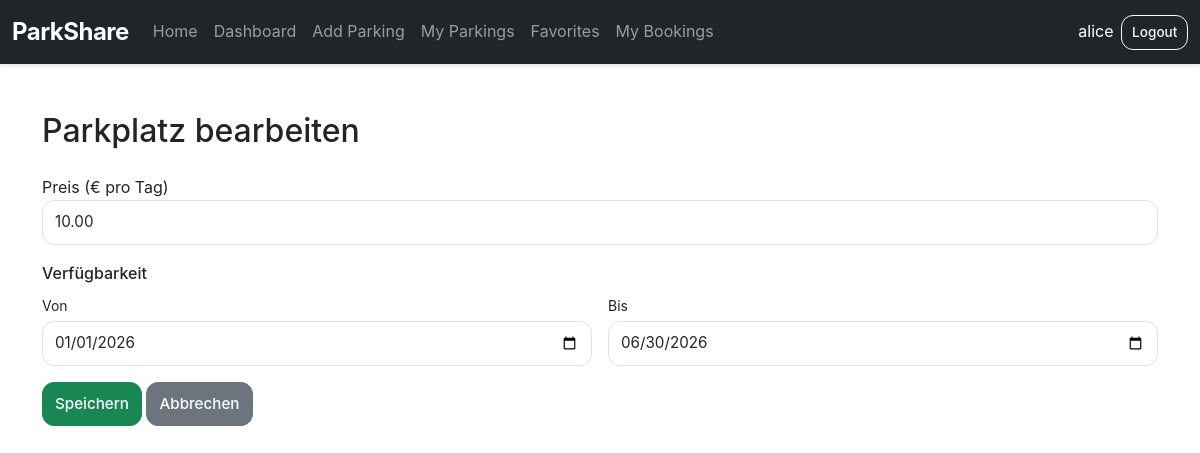
Screenshot of /parking_edit.php?id=1 (signed in) with the database file from the repository.
### tables this page shows
CREATE TABLE parking_availability (
    id INT AUTO_INCREMENT PRIMARY KEY,
    parking_id INT NOT NULL,
    available_from DATE NOT NULL DEFAULT CURRENT_DATE,
    available_to DATE NOT NULL DEFAULT CURRENT_DATE,
    FOREIGN KEY (parking_id) REFERENCES parkings(id) ON DELETE CASCADE,

     
    INDEX idx_parking_id (parking_id),
    INDEX idx_available_dates (available_from, available_to),

     
    CONSTRAINT chk_availability_dates CHECK (available_to >= available_from)
);

CREATE TABLE parkings (
              id INT AUTO_INCREMENT PRIMARY KEY,
              owner_id INT NOT NULL,
              title VARCHAR(100) NOT NULL DEFAULT '',
              description TEXT DEFAULT NULL,
              price DECIMAL(10,2) NOT NULL DEFAULT 0.00,
               
              status ENUM('draft','pending','approved','rejected') DEFAULT 'draft',
             
             
               
              district_id INT NULL,
              neighborhood_id INT NULL,
              created_at TIMESTAMP DEFAULT CURRENT_TIMESTAMP,
              modified_at TIMESTAMP DEFAULT CURRENT_TIMESTAMP ON UPDATE CURRENT_TIMESTAMP,
              FOREIGN KEY (owner_id) REFERENCES users(id),
              FOREIGN KEY (district_id) REFERENCES districts(id) ON DELETE RESTRICT,
              FOREIGN KEY (neighborhood_id) REFERENCES neighborhoods(id) ON DELETE RESTRICT,
              INDEX idx_parking_district (district_id),
              INDEX idx_parking_neighborhood (neighborhood_id)
);

### public/includes/parking_utils.php (called while the page is built, shortened)
<?php
require_once "validation.php";
function get_upload_dir($parkingId)
{
    return __DIR__ . '/../uploads/parkings/' . intval($parkingId) . '/';
}
function get_upload_web_prefix($parkingId)
{
    return 'uploads/parkings/' . intval($parkingId) . '/';
}
function get_image_files($parkingId)
{
    $dir = get_upload_dir($parkingId);
    $files = glob($dir . '*.{jpg,jpeg,png,gif}', GLOB_BRACE) ?: [];
    sort($files, SORT_NATURAL);
    $webPrefix = get_upload_web_prefix($parkingId);
    $result = [];
    foreach ($files as $f) {
        $result[] = $webPrefix . basename($f);
    }
    return $result;
}
function load_parking_data($parkingId, $userId)
{
    global $conn;
    $parkingId = (int)$parkingId;
    $userId = (int)$userId;
    $sql = "SELECT p.*, pa.available_from, pa.available_to
            FROM parkings p
            LEFT JOIN parking_availability pa ON p.id = pa.parking_id
            WHERE p.id = ? AND p.owner_id = ? LIMIT 1";
    $stmt = $conn->prepare($sql);
    $stmt->bind_param('ii', $parkingId, $userId);
    $stmt->execute();
    $parking = $stmt->get_result()->fetch_assoc();
    return [
        'parking' => $parking,
        'parkingId' => $parkingId,
        'title' => $parking['title'] ?? '',
        'description' => $parking['description'] ?? '',
        'price' => $parking['price'] ?? '',
        'district_id' => $parking['district_id'] ?? null,
        'neighborhood_id' => $parking['neighborhood_id'] ?? null,
        'available_from' => $parking['available_from'] ?: '',
        'available_to' => $parking['available_to'] ?: '',
        'images' => get_image_files($parkingId)
    ];
}

### public/includes/parking_form.php (the view, shortened to what this page needs)
<?php
if (isset($parkingId) && isset($userId)) {
    $data = load_parking_data($parkingId, $userId);
    if ($data) {
        extract($data);
    }
}
?>
<form method="POST" enctype="multipart/form-data" class="mt-4">
<?php if (!empty($parking) && $parking['status'] === 'approved'): ?>
    <div class="mb-3">
        <label for="price">Preis (€ pro Tag)</label>
        <input type="number" step="0.01" name="price" id="price" class="form-control" required value="<?= htmlspecialchars($price) ?>">
    </div>
    <div class="mb-3">
        <label class="form-label">Verfügbarkeit</label>
        <div style="display: flex; gap: 1rem;">
            <div style="flex: 1;">
                <small class="d-block mb-1">Von</small>
                <input type="date" name="available_from" class="form-control" value="<?= htmlspecialchars($available_from) ?>">
            </div>
            <div style="flex: 1;">
                <small class="d-block mb-1">Bis</small>
                <input type="date" name="available_to" class="form-control" value="<?= htmlspecialchars($available_to) ?>">
            </div>
        </div>
    </div>
    <div class="mb-3">
        <button type="submit" name="publish" class="btn btn-success">Speichern</button>
        <a href="<?= htmlspecialchars($returnUrl) ?>" class="btn btn-secondary">Abbrechen</a>
    </div>
<?php endif; ?>
</form>

### public/css/style.css (style rules this page uses)
:root { --primary-color: #0d6efd; --success-color: #198754; --danger-color: #dc3545; --warning-color: #ffc107; --info-color: #0dcaf0; --light-color: #f8f9fa; --dark-color: #212529; --border-radius: 0.75rem; --box-shadow: 0 4px 15px rgba(0, 0, 0, 0.15); }
* { box-sizing: border-box; }
body { font-family: -apple-system, BlinkMacSystemFont, "Segoe UI", Roboto, "Helvetica Neue", Arial, sans-serif; color: var(--dark-color); background-color: #fff; line-height: 1.6; }
body { display: flex; flex-direction: column; min-height: 100vh; }
.form-control, .form-select { padding: 0.625rem 0.75rem; font-size: 0.95rem; border-radius: var(--border-radius); }
.form-label { font-weight: 500; margin-bottom: 0.5rem; color: var(--dark-color); }
.btn { border-radius: var(--border-radius); font-weight: 500; padding: 0.6rem 0.75rem; font-size: 0.95rem; transition: all 0.2s ease; }
.btn-success { background-color: var(--success-color); border-color: var(--success-color); }
.mt-4 { margin-top: 1.5rem; }
.mb-1 { margin-bottom: 0.25rem; }
.mb-3 { margin-bottom: 1rem; }
.d-block { display: block; }

### rows the page displays
parking_availability: price "10.00", available_from "01/01/2026", available_to "06/30/2026"

### other values shown
$username "alice"
